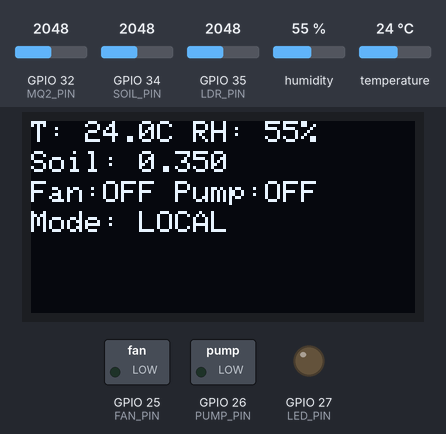
A sketch run on a simulated ESP32. Parts: 128×64 one-colour display, switched loads named in the sketch (green lamp = pin HIGH), output pins drawn as LEDs (lit = HIGH). The test bench sets the inputs (shaded band); at power-on: temperature 24 °C, GPIO 34 (SOIL_PIN) = 2048, humidity 55 %, GPIO 32 (MQ2_PIN) = 2048, GPIO 35 (LDR_PIN) = 2048. WiFi joins after 1.5 s; servers stay silent unless stated; random numbers use the default seed unless the sketch sets one; no MQTT or app messages arrive unless stated; what the sketch prints to the serial monitor is not drawn.

Above: at 1.8 s.
1.9 s: temperature set to 27.7 °C
At 3.8 s:
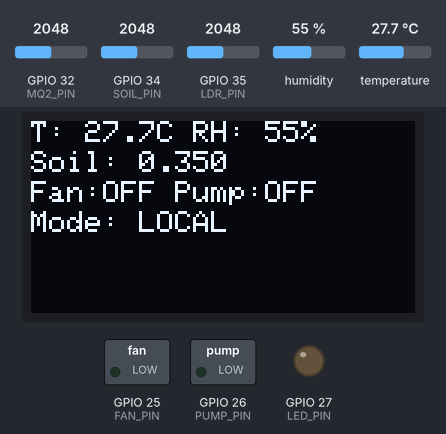
4.8 s: temperature set to 28.7 °C
At 6.5 s:
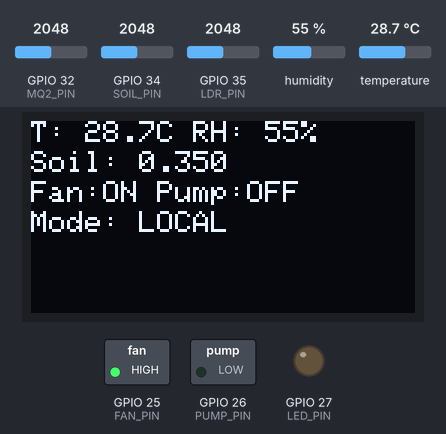
6.8 s: GPIO 34 (SOIL_PIN) set to 2432
At 7.9 s:
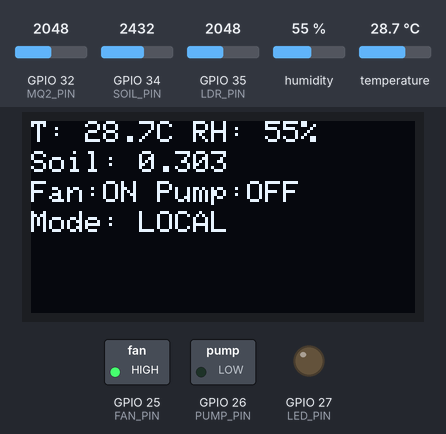
8.4 s: GPIO 34 (SOIL_PIN) set to 2500
At 9.7 s:
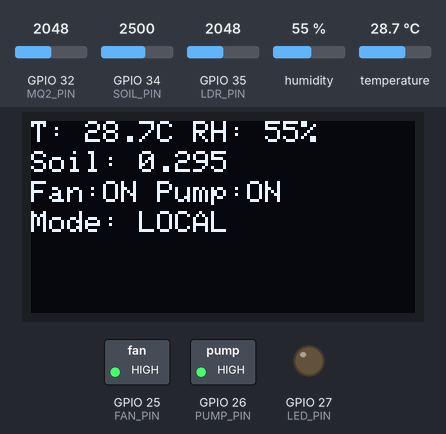
10.0 s: temperature set to 12 °C
At 12.0 s:
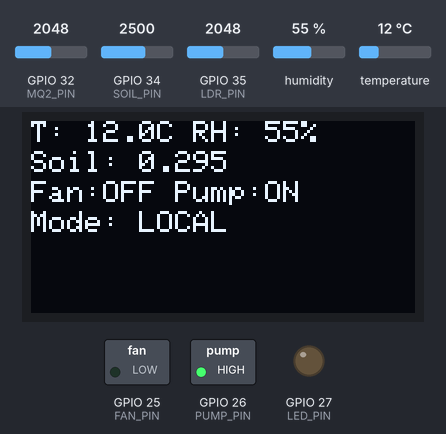
13.0 s: humidity set to 22 %
At 13.8 s:
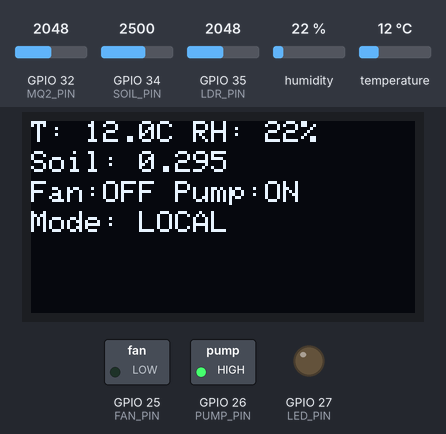
Timing chart, 0 to 16.0 s (numbered marks = the images above; inputs shaded):
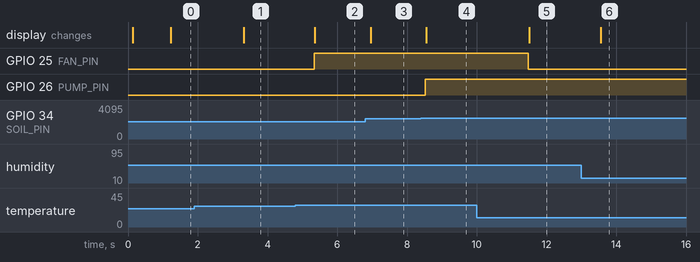

Measured:
- the behaviour switches between 28 and 28.1 °C on temperature (found by bisection; images 1 and 2)
- the behaviour switches between 2457 and 2458 on GPIO 34 (SOIL_PIN) (found by bisection; images 3 and 4)
- after the input at 1.9 s, the display: changes after 1.4 s (image 1)
- after the input at 4.8 s, GPIO 25 (FAN_PIN): LOW → HIGH after 0.54 s; the display: changes after 0.56 s (image 2)
- after the input at 6.8 s, the display: changes after 0.16 s (image 3)
- after the input at 8.4 s, GPIO 26 (PUMP_PIN): LOW → HIGH after 0.12 s; the display: changes after 0.15 s (image 4)
- after the input at 10.0 s, GPIO 25 (FAN_PIN): HIGH → LOW after 1.5 s; the display: changes after 1.5 s (image 5)
- after the input at 13.0 s, the display: changes after 0.55 s (image 6)

The sketch:

esp32_code.ino
```cpp
/* esp32_controller_wokwi.ino
   - Simulated Wi-Fi & MQTT for Wokwi
   - Publishes telemetry every 5s
   - Updates OLED display
*/

#include <WiFi.h>
#include <PubSubClient.h>
#include <Wire.h>
#include <Adafruit_GFX.h>
#include <Adafruit_SSD1306.h>
#include <DHT.h>
#include <ArduinoJson.h>

// CONFIG (Wokwi ignores SSID/PASS)
const char* WIFI_SSID = "Wokwi-GUEST";
const char* WIFI_PASS = "";
const char* MQTT_BROKER = "broker.hivemq.com";
const uint16_t MQTT_PORT = 1883;
const char* BAY = "A1";

// INTERVALS
const unsigned long TELEMETRY_INTERVAL_MS = 5000; // 5s
const unsigned long HEARTBEAT_INTERVAL_MS = 15000; // 15s

// OLED
#define SCREEN_WIDTH 128
#define SCREEN_HEIGHT 64
Adafruit_SSD1306 display(SCREEN_WIDTH, SCREEN_HEIGHT, &Wire, -1);

// Sensors (simulated with analogRead)
#define DHTPIN 4
#define DHTTYPE DHT22
DHT dht(DHTPIN, DHTTYPE);
#define SOIL_PIN 34
#define LDR_PIN 35
#define MQ2_PIN 32

// Actuators
#define FAN_PIN 25
#define PUMP_PIN 26
#define LED_PIN 27

// MQTT topics
String TOP_TELE = String("greenhouse/") + BAY + "/telemetry";
String TOP_STAT = String("greenhouse/") + BAY + "/status";
String TOP_CMD = String("greenhouse/") + BAY + "/cmd";

WiFiClient espClient;
PubSubClient mqtt(espClient);

// Actuator states
bool pump_state = false;
bool fan_state = false;

// AI Control tracking
bool ai_mode = false;  // When true, AI controls actuators, not local logic
unsigned long pump_end_time = 0;  // When to turn off irrigation pump

// Timing
unsigned long lastTeleMs = 0;
unsigned long lastHeartbeatMs = 0;
unsigned long ai_mode_start = 0;   // global so mqttCallback can reset it
String last_cmd_id = "";           // ponytail: dedup guard — ESP has no RTC for real TTL check

// Simulate soil volumetric water content
float analogToVWC(int raw) {
  // Convert analog reading to realistic soil moisture (0.1 to 0.6 range)
  float v = (4095.0 - raw) / 4095.0;
  if (v < 0) v = 0; if (v > 1) v = 1;
  return 0.1 + (v * 0.5);  // Scale to 0.1-0.6 realistic range
}

// Connect to Wi-Fi (simulated)
void connectWiFi(){
  if (WiFi.status() == WL_CONNECTED) return;
  Serial.println("Simulated Wi-Fi connecting...");
  WiFi.begin(WIFI_SSID, WIFI_PASS);
  delay(500);
  WiFi.status() == WL_CONNECTED ? Serial.println("Wi-Fi connected (simulated).") : Serial.println("Wi-Fi failed (simulated).");
}

// MQTT callback
void mqttCallback(char* topic, byte* payload, unsigned int len) {
  Serial.print("Received MQTT: "); Serial.println(topic);

  if (String(topic) == TOP_CMD) {
    // Parse command JSON
    StaticJsonDocument<512> cmd;
    DeserializationError error = deserializeJson(cmd, payload, len);

    if (!error) {
      String cmd_id = cmd["cmd_id"].as<String>();
      // Skip duplicate / replayed commands (best-effort stale-command guard without RTC)
      if (cmd_id == last_cmd_id) {
        Serial.println("⚠️ Duplicate cmd_id — skipping");
        return;
      }
      last_cmd_id = cmd_id;
      Serial.print("Command ID: "); Serial.println(cmd_id);

      ai_mode_start = millis(); // reset 5-min timeout on every new command (fixes timer-from-first-cmd bug)

      // Process actions
      JsonObject actions = cmd["actions"];

      // Handle irrigation command
      if (actions.containsKey("irrigation")) {
        JsonObject irrig = actions["irrigation"];
        if (irrig["action"] == "on") {
          int duration = irrig["duration_s"];
          ai_mode = true;  // Enable AI control mode
          pump_state = true;
          pump_end_time = millis() + (duration * 1000);  // Set end time
          digitalWrite(PUMP_PIN, HIGH);
          Serial.print("🤖 AI IRRIGATION ON for "); Serial.print(duration); Serial.println("s");
        }
      }

      // Handle fan command
      if (actions.containsKey("fan")) {
        JsonObject fan_cmd = actions["fan"];
        if (fan_cmd["action"] == "set") {
          float duty = fan_cmd["duty"];
          ai_mode = true;  // Enable AI control mode
          fan_state = (duty > 0.5);
          digitalWrite(FAN_PIN, fan_state ? HIGH : LOW);
          Serial.print("🤖 AI FAN SET to duty: "); Serial.println(duty);
        }
      }

      // Handle safety mode
      if (actions.containsKey("safety")) {
        Serial.println("🚨 AI SAFETY MODE ACTIVATED");
        ai_mode = true;  // Enable AI control mode
        // Turn off pump, turn on fan
        pump_state = false;
        pump_end_time = 0;  // Cancel any irrigation timer
        fan_state = true;
        digitalWrite(PUMP_PIN, LOW);
        digitalWrite(FAN_PIN, HIGH);
      }
    } else {
      Serial.print("JSON parse error: "); Serial.println(error.c_str());
    }
  }
}

// Connect to MQTT broker
void connectMQTT() {
  if (mqtt.connected()) return;
  mqtt.setServer(MQTT_BROKER, MQTT_PORT);
  mqtt.setCallback(mqttCallback);
  while (!mqtt.connected()) {
    String clientId = String("esp32-") + BAY + "-" + String(random(0xffff), HEX);
    Serial.print("Attempting MQTT connection with client ID: ");
    Serial.println(clientId);
    if (mqtt.connect(clientId.c_str())) {
      Serial.println("✅ MQTT connected!");
      Serial.print("📡 Broker: "); Serial.print(MQTT_BROKER); Serial.print(":"); Serial.println(MQTT_PORT);
      // Subscribe to command topic
      mqtt.subscribe(TOP_CMD.c_str());
      Serial.print("✅ Subscribed to: "); Serial.println(TOP_CMD);
      Serial.print("📤 Publishing telemetry to: "); Serial.println(TOP_TELE);
    } else {
      Serial.print("❌ MQTT failed, rc="); Serial.println(mqtt.state());
      Serial.println("Retrying in 1 second...");
      delay(1000);
    }
  }
}

// Publish telemetry
void publishTelemetry(float T, float RH, float soil_vwc, float ppfd, float co2_proxy) {
  StaticJsonDocument<512> doc;
  doc["ts"] = String((unsigned long)(millis()/1000));
  doc["device_id"] = BAY;
  doc["T"] = T;
  doc["RH"] = RH;
  doc["soil_theta"] = soil_vwc;
  doc["PPFD"] = ppfd;
  doc["CO2"] = co2_proxy;
  doc["ext_T"] = T + random(-2, 3);  // Add ext_T field (external temp simulation)

  char buf[512]; size_t n = serializeJson(doc, buf);
  mqtt.publish(TOP_TELE.c_str(), buf, n);
  Serial.println("Published telemetry:");
  Serial.println(buf);
}

// Publish status
void publishStatus() {
  StaticJsonDocument<256> s;
  s["ts"] = String((unsigned long)(millis()/1000));
  s["device_id"] = BAY;
  s["fan"] = fan_state;
  s["pump"] = pump_state;
  char b[256]; size_t n = serializeJson(s,b);
  mqtt.publish(TOP_STAT.c_str(), b, n);
}

void setup() {
  Serial.begin(115200);
  delay(100);
  dht.begin();
  display.begin(SSD1306_SWITCHCAPVCC, 0x3C);
  display.clearDisplay();
  pinMode(FAN_PIN, OUTPUT);
  pinMode(PUMP_PIN, OUTPUT);
  pinMode(LED_PIN, OUTPUT);

  connectWiFi();
  connectMQTT();
  lastTeleMs = millis();
  lastHeartbeatMs = millis();
}

void loop() {
  if (WiFi.status() != WL_CONNECTED) connectWiFi();
  if (!mqtt.connected()) connectMQTT();
  mqtt.loop();

  unsigned long now = millis();

  // Simulated sensor readings
  float temp = dht.readTemperature(); // 17-27 C
  float hum = dht.readHumidity(); // 30-70 %
  int soil_raw = analogRead(SOIL_PIN);
  int light_raw = analogRead(LDR_PIN);
  int mq2_raw = analogRead(MQ2_PIN);
  float soil_vwc = analogToVWC(soil_raw);
  float ppfd = (float)light_raw/4095.0 * 1000.0;  // ponytail: scaled to match training range 0-1000
  float co2_proxy = (float)mq2_raw/4095.0 * 1000.0;

  // 🤖 AI CONTROL LOGIC - Check irrigation timer
  if (pump_end_time > 0 && now >= pump_end_time) {
    pump_state = false;
    pump_end_time = 0;
    digitalWrite(PUMP_PIN, LOW);
    Serial.println("🤖 AI IRRIGATION TIMER COMPLETE - Pump OFF");
  }

  // LOCAL FALLBACK CONTROL (only when AI not active)
  if (!ai_mode) {
    if (soil_vwc < 0.30) {  // less than 30% moisture
      pump_state = true;
      digitalWrite(PUMP_PIN, HIGH);
    }
    else {
      pump_state = false;
      digitalWrite(PUMP_PIN, LOW);
    }

    if (temp > 28.0) {  // higher than 28 °C
      fan_state = true;
      digitalWrite(FAN_PIN, HIGH);
    }
    else {
      fan_state = false;
      digitalWrite(FAN_PIN, LOW);
    }
  }

  // Reset AI mode after 5 min of no new commands
  if (ai_mode && (now - ai_mode_start > 300000)) {
    ai_mode = false;
    ai_mode_start = 0;
    Serial.println("🔄 AI mode timeout - returning to local control");
  }
  // Display
  display.clearDisplay();
  display.setTextSize(1); display.setTextColor(SSD1306_WHITE);
  display.setCursor(0,0);
  if (isnan(temp) || isnan(hum)) {
    display.printf("T: Err RH: Err");
  } else {
    display.printf("T: %.1fC RH: %.0f%%", temp, hum);
  }
  display.setCursor(0,10); display.printf("Soil: %.3f", soil_vwc);
  display.setCursor(0,20); display.printf("Fan:%s Pump:%s", fan_state?"ON":"OFF", pump_state?"ON":"OFF");
  display.setCursor(0,30); display.printf("Mode: %s", ai_mode?"AI":"LOCAL");
  if (pump_end_time > 0) {
    int remaining = (pump_end_time - now) / 1000;
    display.setCursor(0,40); display.printf("Irrig: %ds", remaining);
  }
  display.display();

  // Publish telemetry
  if (now - lastTeleMs >= TELEMETRY_INTERVAL_MS) {
    lastTeleMs = now;
    Serial.print("Sensor readings - T:"); Serial.print(temp);
    Serial.print(" RH:"); Serial.print(hum);
    Serial.print(" Soil:"); Serial.print(soil_vwc);
    Serial.print(" PPFD:"); Serial.print(ppfd);
    Serial.print(" CO2:"); Serial.println(co2_proxy);
    publishTelemetry(temp, hum, soil_vwc, ppfd, co2_proxy);
  }

  // Publish status
  if (now - lastHeartbeatMs >= HEARTBEAT_INTERVAL_MS) {
    lastHeartbeatMs = now;
    publishStatus();
  }

  delay(200);
}
```
